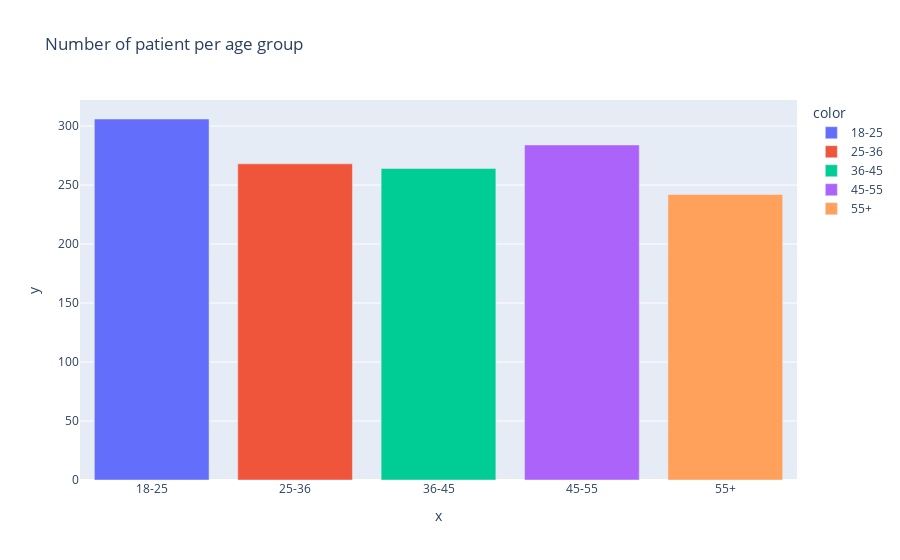

Here is the notebook cell this chart was saved with:
### Code cell
x = ['18-25', '25-36', '36-45', '45-55', '55+']
y = [len(age_18_25.values), len(age_26_35.values), len(age_36_45.values), len(age_46_55.values),
    len(age_55.values)]
px.bar(data_frame = df, x = x, y = y, color = x, title='Number of patient per age group')

### Figure 1 — Plotly figure (JSON) as saved in the notebook; plotly's stock layout.template omitted (floating-point values rounded to 4 significant figures)
{"data": [{"alignmentgroup": "True", "hovertemplate": "color=18-25<br>x=%{x}<br>y=%{y}<extra></extra>", "legendgroup": "18-25", "marker": {"color": "#636efa"}, "name": "18-25", "offsetgroup": "18-25", "orientation": "v", "showlegend": true, "textposition": "auto", "type": "bar", "x": ["18-25"], "xaxis": "x", "y": [306], "yaxis": "y"}, {"alignmentgroup": "True", "hovertemplate": "color=25-36<br>x=%{x}<br>y=%{y}<extra></extra>", "legendgroup": "25-36", "marker": {"color": "#EF553B"}, "name": "25-36", "offsetgroup": "25-36", "orientation": "v", "showlegend": true, "textposition": "auto", "type": "bar", "x": ["25-36"], "xaxis": "x", "y": [268], "yaxis": "y"}, {"alignmentgroup": "True", "hovertemplate": "color=36-45<br>x=%{x}<br>y=%{y}<extra></extra>", "legendgroup": "36-45", "marker": {"color": "#00cc96"}, "name": "36-45", "offsetgroup": "36-45", "orientation": "v", "showlegend": true, "textposition": "auto", "type": "bar", "x": ["36-45"], "xaxis": "x", "y": [264], "yaxis": "y"}, {"alignmentgroup": "True", "hovertemplate": "color=45-55<br>x=%{x}<br>y=%{y}<extra></extra>", "legendgroup": "45-55", "marker": {"color": "#ab63fa"}, "name": "45-55", "offsetgroup": "45-55", "orientation": "v", "showlegend": true, "textposition": "auto", "type": "bar", "x": ["45-55"], "xaxis": "x", "y": [284], "yaxis": "y"}, {"alignmentgroup": "True", "hovertemplate": "color=55+<br>x=%{x}<br>y=%{y}<extra></extra>", "legendgroup": "55+", "marker": {"color": "#FFA15A"}, "name": "55+", "offsetgroup": "55+", "orientation": "v", "showlegend": true, "textposition": "auto", "type": "bar", "x": ["55+"], "xaxis": "x", "y": [242], "yaxis": "y"}], "layout": {"barmode": "relative", "legend": {"title": {"text": "color"}, "tracegroupgap": 0}, "title": {"text": "Number of patient per age group"}, "xaxis": {"anchor": "y", "domain": [0, 1], "title": {"text": "x"}}, "yaxis": {"anchor": "x", "domain": [0, 1], "title": {"text": "y"}}}}
